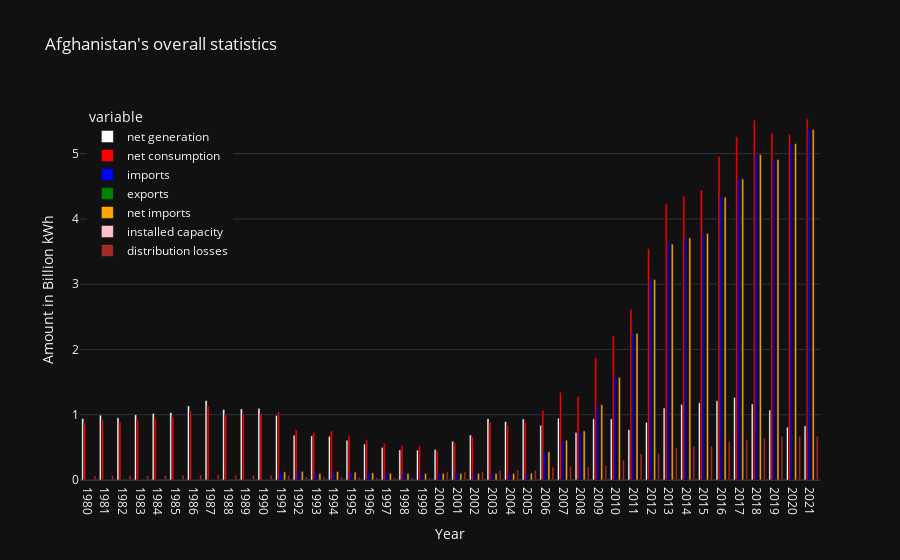

The code cell stored with this chart in its notebook:
### Code cell
def get_barplot_for_country_year_prototype(country: str):
    timeline = new_df[new_df["Country"] == country].copy()
    bars = px.bar(timeline, x="Year", y=['net generation', 'net consumption', 'imports', 'exports', 'net imports', 'installed capacity', 'distribution losses'], 
              color_discrete_sequence=["white", "red", "blue", "green", "orange", "pink", "brown"], title=f"{country}'s overall statistics",
              barmode='group', hover_data={'Year': False})
    bars.update_layout(
        xaxis_title='Year',
        yaxis_title='Amount in Billion kWh',
        legend=dict(yanchor="top", y=0.99, xanchor="left", x=0.01),
        xaxis=dict(tickmode='linear', tick0=1980, dtick=1),
        hovermode='x unified'
    )
    return bars

get_barplot_for_country_year_prototype("Afghanistan")

### Figure 1 — Plotly figure (JSON) as saved in the notebook; plotly's stock layout.template omitted (floating-point values rounded to 4 significant figures)
{"data": [{"alignmentgroup": "True", "hovertemplate": "variable=net generation<br>value=%{y}<extra></extra>", "legendgroup": "net generation", "marker": {"color": "white", "pattern": {"shape": ""}}, "name": "net generation", "offsetgroup": "net generation", "orientation": "v", "showlegend": true, "textposition": "auto", "type": "bar", "x": ["1980", "1981", "1982", "1983", "1984", "1985", "1986", "1987", "1988", "1989", "1990", "1991", "1992", "1993", "1994", "1995", "1996", "1997", "1998", "1999", "2000", "2001", "2002", "2003", "2004", "2005", "2006", "2007", "2008", "2009", "2010", "2011", "2012", "2013", "2014", "2015", "2016", "2017", "2018", "2019", "2020", "2021"], "xaxis": "x", "y": [0.942, 0.992, 0.952, 1, 1.019, 1.034, 1.135, 1.218, 1.08, 1.089, 1.098, 0.989, 0.685, 0.677, 0.669, 0.608, 0.549, 0.499, 0.46, 0.455, 0.467, 0.592, 0.687, 0.939, 0.894, 0.934, 0.837, 0.946, 0.728, 0.9381, 0.9363, 0.7713, 0.882, 1.103, 1.159, 1.183, 1.215, 1.264, 1.165, 1.073, 0.8073, 0.8291], "yaxis": "y"}, {"alignmentgroup": "True", "hovertemplate": "variable=net consumption<br>value=%{y}<extra></extra>", "legendgroup": "net consumption", "marker": {"color": "red", "pattern": {"shape": ""}}, "name": "net consumption", "offsetgroup": "net consumption", "orientation": "v", "showlegend": true, "textposition": "auto", "type": "bar", "x": ["1980", "1981", "1982", "1983", "1984", "1985", "1986", "1987", "1988", "1989", "1990", "1991", "1992", "1993", "1994", "1995", "1996", "1997", "1998", "1999", "2000", "2001", "2002", "2003", "2004", "2005", "2006", "2007", "2008", "2009", "2010", "2011", "2012", "2013", "2014", "2015", "2016", "2017", "2018", "2019", "2020", "2021"], "xaxis": "x", "y": [0.8761, 0.9226, 0.8854, 0.93, 0.9477, 0.9616, 1.056, 1.133, 1.004, 1.013, 1.021, 1.045, 0.7681, 0.7296, 0.7502, 0.6854, 0.6206, 0.5641, 0.5278, 0.5232, 0.442, 0.567, 0.657, 0.889, 0.844, 0.889, 1.069, 1.345, 1.28, 1.873, 2.204, 2.613, 3.549, 4.228, 4.349, 4.44, 4.958, 5.261, 5.511, 5.315, 5.289, 5.531], "yaxis": "y"}, {"alignmentgroup": "True", "hovertemplate": "variable=imports<br>value=%{y}<extra></extra>", "legendgroup": "imports", "marker": {"color": "blue", "pattern": {"shape": ""}}, "name": "imports", "offsetgroup": "imports", "orientation": "v", "showlegend": true, "textposition": "auto", "type": "bar", "x": ["1980", "1981", "1982", "1983", "1984", "1985", "1986", "1987", "1988", "1989", "1990", "1991", "1992", "1993", "1994", "1995", "1996", "1997", "1998", "1999", "2000", "2001", "2002", "2003", "2004", "2005", "2006", "2007", "2008", "2009", "2010", "2011", "2012", "2013", "2014", "2015", "2016", "2017", "2018", "2019", "2020", "2021"], "xaxis": "x", "y": [0, 0, 0, 0, 0, 0, 0, 0, 0, 0, 0, 0.125, 0.131, 0.1, 0.128, 0.12, 0.11, 0.1, 0.1, 0.1, 0.1, 0.1, 0.1, 0.1, 0.1, 0.105, 0.432, 0.609, 0.752, 1.155, 1.572, 2.246, 3.071, 3.615, 3.71, 3.779, 4.333, 4.611, 4.986, 4.912, 5.152, 5.368], "yaxis": "y"}, {"alignmentgroup": "True", "hovertemplate": "variable=exports<br>value=%{y}<extra></extra>", "legendgroup": "exports", "marker": {"color": "green", "pattern": {"shape": ""}}, "name": "exports", "offsetgroup": "exports", "orientation": "v", "showlegend": true, "textposition": "auto", "type": "bar", "x": ["1980", "1981", "1982", "1983", "1984", "1985", "1986", "1987", "1988", "1989", "1990", "1991", "1992", "1993", "1994", "1995", "1996", "1997", "1998", "1999", "2000", "2001", "2002", "2003", "2004", "2005", "2006", "2007", "2008", "2009", "2010", "2011", "2012", "2013", "2014", "2015", "2016", "2017", "2018", "2019", "2020", "2021"], "xaxis": "x", "y": [0, 0, 0, 0, 0, 0, 0, 0, 0, 0, 0, 0, 0, 0, 0, 0, 0, 0, 0, 0, 0, 0, 0, 0, 0, 0, 0, 0, 0, 0, 0, 0, 0, 0, 0, 0, 0, 0, 0, 0, 0, 0], "yaxis": "y"}, {"alignmentgroup": "True", "hovertemplate": "variable=net imports<br>value=%{y}<extra></extra>", "legendgroup": "net imports", "marker": {"color": "orange", "pattern": {"shape": ""}}, "name": "net imports", "offsetgroup": "net imports", "orientation": "v", "showlegend": true, "textposition": "auto", "type": "bar", "x": ["1980", "1981", "1982", "1983", "1984", "1985", "1986", "1987", "1988", "1989", "1990", "1991", "1992", "1993", "1994", "1995", "1996", "1997", "1998", "1999", "2000", "2001", "2002", "2003", "2004", "2005", "2006", "2007", "2008", "2009", "2010", "2011", "2012", "2013", "2014", "2015", "2016", "2017", "2018", "2019", "2020", "2021"], "xaxis": "x", "y": [0, 0, 0, 0, 0, 0, 0, 0, 0, 0, 0, 0.125, 0.131, 0.1, 0.128, 0.12, 0.11, 0.1, 0.1, 0.1, 0.1, 0.1, 0.1, 0.1, 0.1, 0.105, 0.432, 0.609, 0.752, 1.155, 1.572, 2.246, 3.071, 3.615, 3.71, 3.779, 4.333, 4.611, 4.986, 4.912, 5.152, 5.368], "yaxis": "y"}, {"alignmentgroup": "True", "hovertemplate": "variable=installed capacity<br>value=%{y}<extra></extra>", "legendgroup": "installed capacity", "marker": {"color": "pink", "pattern": {"shape": ""}}, "name": "installed capacity", "offsetgroup": "installed capacity", "orientation": "v", "showlegend": true, "textposition": "auto", "type": "bar", "x": ["1980", "1981", "1982", "1983", "1984", "1985", "1986", "1987", "1988", "1989", "1990", "1991", "1992", "1993", "1994", "1995", "1996", "1997", "1998", "1999", "2000", "2001", "2002", "2003", "2004", "2005", "2006", "2007", "2008", "2009", "2010", "2011", "2012", "2013", "2014", "2015", "2016", "2017", "2018", "2019", "2020", "2021"], "xaxis": "x", "y": [0.000374, 0.000427, 0.000427, 0.00045, 0.00045, 0.00047, 0.00047, 0.000489, 0.000489, 0.000494, 0.000494, 0.000494, 0.000494, 0.000494, 0.000494, 0.000494, 0.000492, 0.000492, 0.000492, 0.000292, 0.000407, 0.000498, 0.000491, 0.000489, 0.000489, 0.000524, 0.000514, 0.000514, 0.0005211, 0.0005941, 0.0005942, 0.0005712, 0.0005871, 0.0006011, 0.0005861, 0.0005871, 0.0006341, 0.0006364, 0.0007674, 0.0007764, 0.0007764, 0.0007764], "yaxis": "y"}, {"alignmentgroup": "True", "hovertemplate": "variable=distribution losses<br>value=%{y}<extra></extra>", "legendgroup": "distribution losses", "marker": {"color": "brown", "pattern": {"shape": ""}}, "name": "distribution losses", "offsetgroup": "distribution losses", "orientation": "v", "showlegend": true, "textposition": "auto", "type": "bar", "x": ["1980", "1981", "1982", "1983", "1984", "1985", "1986", "1987", "1988", "1989", "1990", "1991", "1992", "1993", "1994", "1995", "1996", "1997", "1998", "1999", "2000", "2001", "2002", "2003", "2004", "2005", "2006", "2007", "2008", "2009", "2010", "2011", "2012", "2013", "2014", "2015", "2016", "2017", "2018", "2019", "2020", "2021"], "xaxis": "x", "y": [0.06594, 0.06944, 0.06664, 0.07, 0.07133, 0.07238, 0.07945, 0.08526, 0.0756, 0.07623, 0.07686, 0.06923, 0.04795, 0.04739, 0.04683, 0.04256, 0.03843, 0.03493, 0.0322, 0.03185, 0.125, 0.125, 0.13, 0.15, 0.15, 0.15, 0.2, 0.21, 0.2, 0.22, 0.304, 0.404, 0.404, 0.49, 0.52, 0.522, 0.59, 0.615, 0.64, 0.67, 0.67, 0.6669], "yaxis": "y"}], "layout": {"barmode": "group", "hovermode": "x unified", "legend": {"title": {"text": "variable"}, "tracegroupgap": 0, "x": 0.01, "xanchor": "left", "y": 0.99, "yanchor": "top"}, "title": {"text": "Afghanistan's overall statistics"}, "xaxis": {"anchor": "y", "domain": [0, 1], "dtick": 1, "tick0": 1980, "tickmode": "linear", "title": {"text": "Year"}}, "yaxis": {"anchor": "x", "domain": [0, 1], "title": {"text": "Amount in Billion kWh"}}}}
